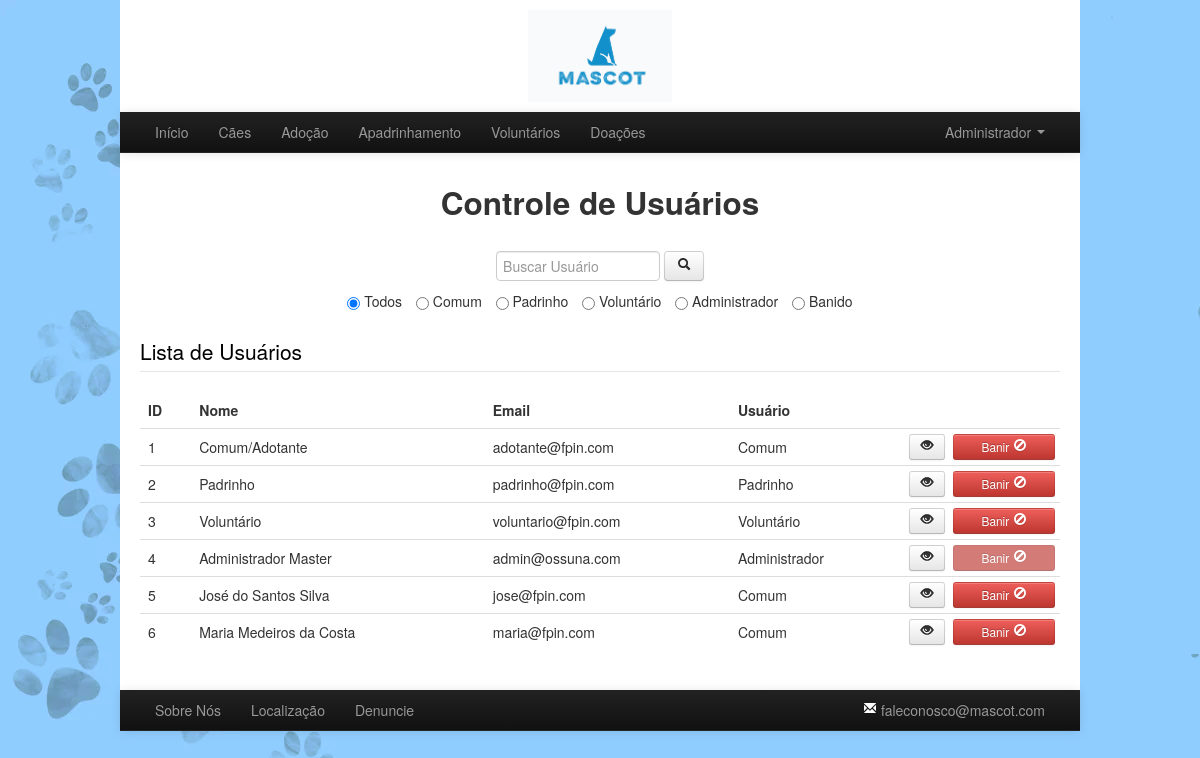
Screenshot of /paginas/admin/controle_usuarios.php (signed in) with the database file from the repository.
### tables this page shows
CREATE TABLE `t_usuario` (
  `id_usuario` int(11) NOT NULL,
  `email` varchar(100) NOT NULL,
  `senha` varchar(100) NOT NULL,
  `nome` varchar(255) NOT NULL,
  `cpf` varchar(14) DEFAULT NULL,
  `idade` int(3) DEFAULT NULL,
  `telefone` varchar(11) DEFAULT NULL,
  `nivel_usuario` int(1) DEFAULT 0 COMMENT 'Adotante/Padrinho/Voluntário/Admin',
  `status_ban` bit(1) DEFAULT b'0'
);

### php_default/controle_login.php (called while the page is built, shortened)
<?php
function getId_usuario() {
    if (isset($_SESSION['id_usuario'])) {
        return $_SESSION['id_usuario'];
    }
}

### paginas/admin/controle_usuarios.php (the view, shortened to what this page needs)
<?php
include '../../php_default/controle_login.php';
if (isset($_GET['tipoU'])) {
    $tipoU = $_GET['tipoU'];
    if ($tipoU == 'ban') {
        $queryUsuarios = "SELECT * FROM t_usuario WHERE status_ban=1";
    } else if ($tipoU == '0' OR $tipoU == '1' OR $tipoU == '2') {
        $queryUsuarios = "SELECT * FROM t_usuario WHERE nivel_usuario=$tipoU";
    } else if ($tipoU == '3') {
        $queryUsuarios = "SELECT * FROM t_usuario WHERE nivel_usuario>=$tipoU";
    } else {
        $queryUsuarios = "SELECT * FROM t_usuario";
    }
} else {
    $queryUsuarios = "SELECT * FROM t_usuario";
}
$resultUsuarios = mysqli_query($link, $queryUsuarios);
?>
<!DOCTYPE html>
<html>
    <head>
        <link href="../../ferramentas_externas/bootstrap/css/bootstrap.css" rel="stylesheet" media="screen">
        <link rel="stylesheet" type="text/css" href="../../css/layout_default.css" />
        <link rel="stylesheet" type="text/css" href="../../css/admin/controle_caes.css" />
    </head>
    <body>
        <div class="container mycontainer">
            <header>
                <?php
                include('../../php_default/header_e_footer/header.php');
                ?>
            </header>
            <article>
                <?php
                $placehold = "placeholder='Buscar Usuário'";
                if (isset($_GET['busca'])) {
                    $busca = $_GET['busca'];
                    if ($busca) {
                        $placehold = "value='$busca'";
                    }
                } else {
                    $busca = "";
                }
                ?>
                <div class="cabecalho center">
                    <h2>Controle de Usuários</h2>
                </div>
                <form class="form-search center">
                    <input type="text" class="input-medium" title="Buscar Usuário" <?php echo $placehold; ?> name="busca">
                    <button type="submit" class="btn" title="Buscar Usuário"><i class="icon-search"></i></button>
                    <p class="opcoesBusca"><input name="tipoU" type="radio" value="default" checked> Todos <input type="radio" name="tipoU" value="0" class="opcoesMargin"> Comum <input type="radio" name="tipoU" value="1" class="opcoesMargin"> Padrinho <input type="radio" name="tipoU" value="2" class="opcoesMargin"> Voluntário <input type="radio" name="tipoU" value="3" class="opcoesMargin"> Administrador <input type="radio" name="tipoU" value="ban" class="opcoesMargin"> Banido</p>
                </form>
                <fieldset id="listaCaes">
                    <legend><a href="controle_usuarios.php" class="linkFicha">Lista de Usuários</a></legend>
                    <table class="table table-hover">
                        <thead>
                            <tr>
                                <th>ID</th>
                                <th>Nome</th>
                                <th>Email</th>
                                <th>Usuário</th>
                            </tr>
                        </thead>
                        <tbody>
                            <?php
                            $nBusca = strlen($busca);
                            while ($row = mysqli_fetch_assoc($resultUsuarios)) {
                                if (strncasecmp($busca, $row['nome'], $nBusca) == 0) {
                                    if ($row['nivel_usuario'] == 0) {
                                        $tipo_usuario = "Comum";
                                    } else if ($row['nivel_usuario'] == 1) {
                                        $tipo_usuario = "Padrinho";
                                    } else if ($row['nivel_usuario'] == 2) {
                                        $tipo_usuario = "Voluntário";
                                    } else if ($row['nivel_usuario'] >= 3) {
                                        $tipo_usuario = "Administrador";
                                    } else {
                                        $tipo_usuario = "Desconhecido";
                                    }
                                    echo
                                    "<tr>
                                        <td>" . $row['id_usuario'] . "</td>
                                        <td>" . $row['nome'] . "</td>
                                        <td>" . $row['email'] . "</td>
                                        <td>" . $tipo_usuario . "</td>
                                        <td class='tdAction'>
                                            <a href='dados_usuario_N.php?id=".$row['id_usuario']."' class='btn btn-small pull-left' title='Visualizar Dados' target='_BLANK'><i class='icon-eye-open'></i></a>";
                                    if (!mesmoID() & $row['nivel_usuario'] < 3 & $row['status_ban'] == 0) {
                                        echo "<a href='../../php_paginas/admin/banir_usuario.php?id_usuario=" . $row['id_usuario'] . "&status_ban=0' class='btn btn-small btn-danger pull-right butBan' title='Banir Usuário'>Banir <i class='icon-ban-circle icon-white'></i></a>";
                                    } else if (!mesmoID() & $row['nivel_usuario'] < 3 & $row['status_ban'] == 1) {
                                        echo "<a href='../../php_paginas/admin/banir_usuario.php?id_usuario=" . $row['id_usuario'] . "&status_ban=1' class='btn btn-small btn-danger pull-right butBan' title='Retirar Ban'>Retirar Ban <i class='icon-remove-circle icon-white'></i></a>";
                                    } else {
                                        echo "<p class='btn btn-small btn-danger pull-right butBan' disabled>Banir <i class='icon-ban-circle icon-white'></i></p>";
                                    }
                                    echo "</td></tr>";
                                }
                            }
                            ?>
                        </tbody>
                    </table>
                </fieldset>
            </article>
            <footer>
                <?php
                include('../../php_default/header_e_footer/footer.php');
                ?>
            </footer>
        </div>
    </body>
</html>
<?php
function mesmoID() {
    return false;
}

### css/layout_default.css (style rules this page uses)
body { background-image: url("../img/background-22.png"); }
.mycontainer { background-color: white; width: 960px; }
article { padding: 20px 20px; }
.cabecalho { display: block; margin-bottom: 3%; }
.center { text-align: center; }
input[type="radio"], input[type="checkbox"] { margin: 0; }

### css/admin/controle_caes.css (style rules this page uses)
.tdAction { width: 140px; }
a.linkFicha { text-decoration: none; color: black; }
.tdStatus a, .tdAction a, .tdAction p { margin: -3px; }
.opcoesBusca { margin-bottom: 0; margin-top: 10px; }
.opcoesBusca .opcoesMargin, .opcoesBusca-inverse .opcoesMargin { margin-left: 10px; }
.butBan { width: 80px; }

### rows the page displays
t_usuario: id_usuario "1", nome "Comum/Adotante", email "adotante@fpin.com", nivel_usuario "Comum"
t_usuario: id_usuario "2", nome "Padrinho", email "padrinho@fpin.com", nivel_usuario "Padrinho"
t_usuario: id_usuario "3", nome "Voluntário", email "voluntario@fpin.com", nivel_usuario "Voluntário"
t_usuario: id_usuario "4", nome "Administrador Master", email "admin@ossuna.com", nivel_usuario "Administrador"
t_usuario: id_usuario "5", nome "José do Santos Silva", email "jose@fpin.com", nivel_usuario "Comum"
t_usuario: id_usuario "6", nome "Maria Medeiros da Costa", email "maria@fpin.com", nivel_usuario "Comum"

### other values shown
getPrimeiroNome_usuario() "Administrador"
